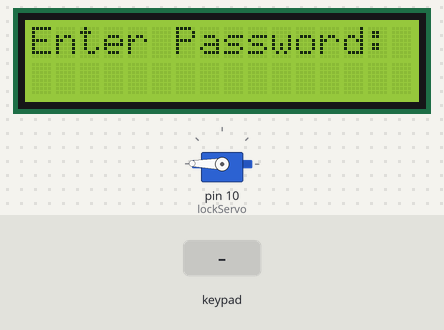
This sketch was run on a simulated Arduino Uno, built with avr-gcc and run on an emulated ATmega328P. On the bench: 16×2 character LCD, servo. Inputs (shaded band) come from the test bench. What the sketch prints to the serial monitor is not drawn.

Above: at 2.6 s.
2.7 s: keypad keys 1 2 3 A B # pressed 0.4 s apart
At 6.3 s:
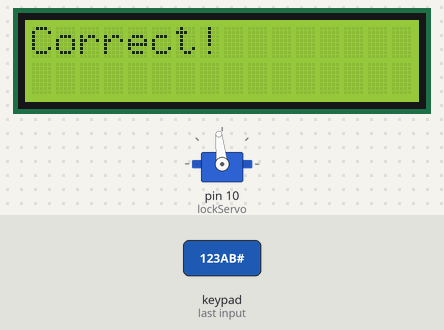
6.6 s: key 'C' pressed
At 7.3 s:
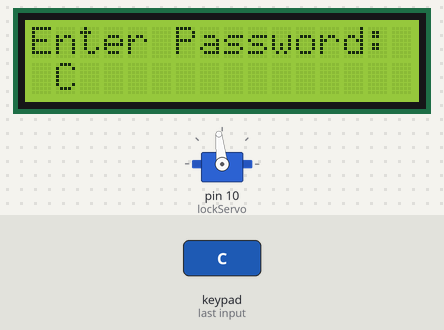
8.5 s: keypad keys 1 2 3 A B A pressed 0.4 s apart
At 11.4 s:
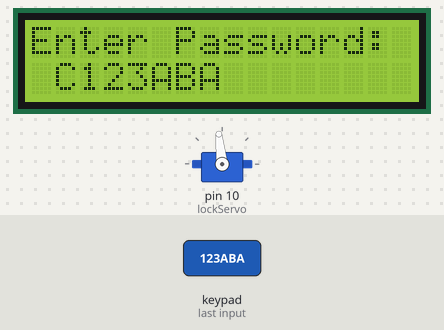
12.4 s: key 'A' pressed
At 12.9 s:
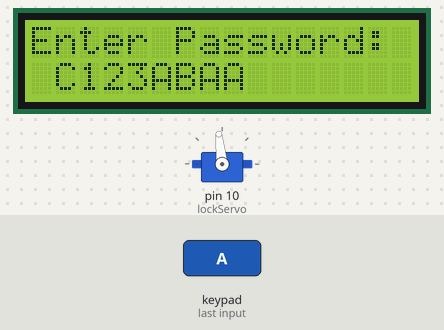
13.9 s: keypad keys 1 2 3 A B D pressed 0.4 s apart
At 16.8 s:
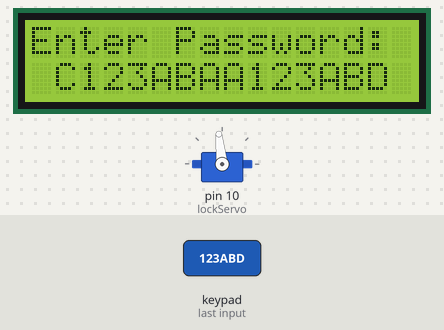
17.8 s: key 'B' pressed
At 19.1 s:
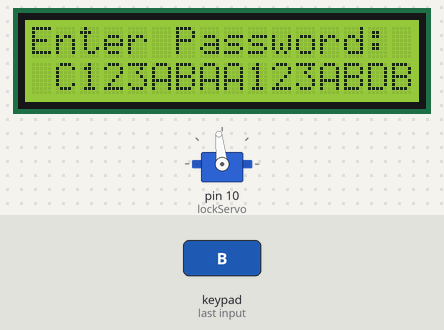
Timing chart, 0 to 20.3 s (numbered marks = the images above; inputs shaded):
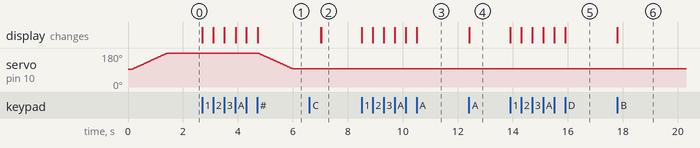

Measured:
- after the input at 2.7 s, the display: first changes at once (image 1 shows a later state)
- after the input at 6.6 s, the display: first differs from a run without the input after 0.44 s (image 2)
- after the input at 8.5 s, the display: first changes at once (image 3 shows a later state)
- after the input at 12.4 s, the display: changes at once (image 4)
- after the input at 13.9 s, the display: first changes at once (image 5 shows a later state)
- after the input at 17.8 s, the display: changes at once (image 6)

The sketch:

Electrical_Safe.ino
```cpp
#include <Servo.h>
#include <LiquidCrystal_I2C.h>
#include <Wire.h>
#include <Keypad.h>

Servo lockServo;

LiquidCrystal_I2C lcd = LiquidCrystal_I2C(0x27, 16, 2);

const byte ROWS = 4; //four rows
const byte COLS = 4; //four columns
char keys[ROWS][COLS] = {
  {'1','2','3','A'},
  {'4','5','6','B'},
  {'7','8','9','C'},
  {'*','0','#','D'}
};
byte rowPins[ROWS] = {9, 8, 7, 6}; //connect to the row pinouts of the keypad
byte colPins[COLS] = {5, 4, 3, 2};

Keypad keypad = Keypad( makeKeymap(keys), rowPins, colPins, ROWS, COLS );

void setup(){
   Serial.begin(9600);
   lcd.init();
   lcd.begin(16,2);//Defining 16 columns and 2 rows of lcd display
   lcd.backlight();//To Power ON the back light
   lcd.setCursor(0,0);
   lcd.print("Enter Password:");
   lockServo.attach(10);
   closeLocker();
}

int passwordLength = 0;
String password = "";
int angle;

void loop(){
  //Defining positon to write from first row,first column .
   //You can write 16 Characters per line .
  char key = keypad.getKey();

  if (key && key != '#'){
    Serial.println(key);
    Serial.println("pswrd: " + password);
    password += key;
    passwordLength = passwordLength + 1;
    lcd.setCursor(passwordLength,1);
    lcd.print(key);
  }

  if(key == '#'){
    Serial.println("enter");
    Serial.println(key);
    if(password == "123AB"){
      correctPassword();
    }else{
      incorrectPassword();
    }
  }

  if(key == '*'){
    Serial.println("reset");
    reset();
    lcd.print("Enter Password:");
  }
}


void correctPassword(){
  reset();
  lcd.print("Correct!");
  if(angle == 180){
    openLocker();
  }else{
    closeLocker();
  }
  delay(1000);
  lcd.clear();
  lcd.print("Enter Password:");
}

void incorrectPassword(){
  reset();
  lcd.print("Wrong Password!");
  delay(1000);
  lcd.clear();
  lcd.print("Enter Password:");
}

void reset(){
    lcd.clear();
    passwordLength = 0;
    password = "";
    lcd.setCursor(0,0);
}

//120 180

void openLocker(){
  for(angle = 180; angle > 95; angle -= 1)    // command to move from 0 degrees to 180 degrees
  {
    lockServo.write(angle);
    delay(15);
  }
}

void closeLocker(){
  for(angle = 95; angle < 180; angle += 1)    // command to move from 0 degrees to 180 degrees
  {
    lockServo.write(angle);
    delay(15);
  }
}
```
